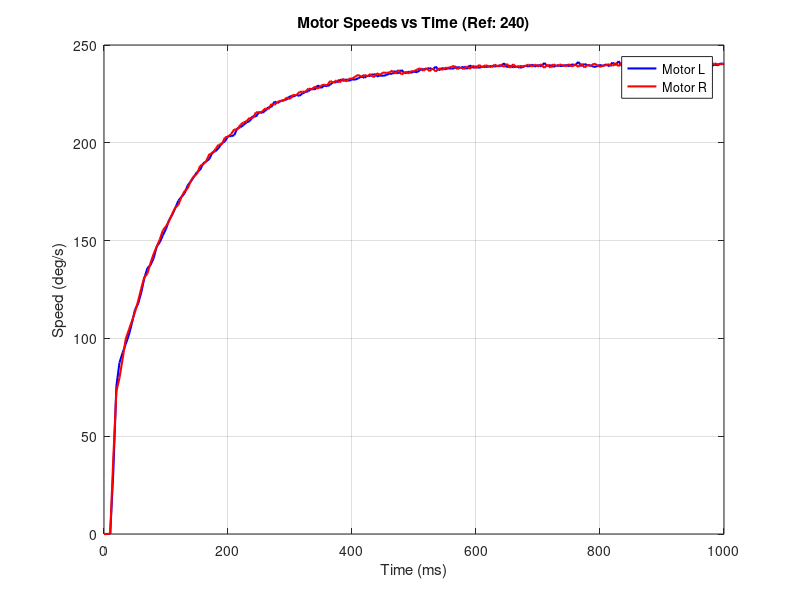

MATLAB code for this plot:
Motor_L = 0;
Motor_R = 0;
data240 = [0  Motor_L  3.47  0.00  Motor_R  3.52  0.00
5  Motor_L  3.84  0.00  Motor_R  3.90  0.00
10  Motor_L  4.22  0.07  Motor_R  4.28  0.07
15  Motor_L  4.13  31.78  Motor_R  4.09  38.83
20  Motor_L  3.80  75.62  Motor_R  3.90  73.01
25  Motor_L  3.88  87.63  Motor_R  4.06  79.89
30  Motor_L  4.04  92.64  Motor_R  4.17  89.50
35  Motor_L  4.21  97.07  Motor_R  4.30  99.61
40  Motor_L  4.36  101.66  Motor_R  4.41  104.30
45  Motor_L  4.49  107.74  Motor_R  4.56  108.81
50  Motor_L  4.59  114.67  Motor_R  4.73  113.49
55  Motor_L  4.74  117.70  Motor_R  4.82  119.06
60  Motor_L  4.85  123.37  Motor_R  4.91  125.49
65  Motor_L  4.93  130.77  Motor_R  5.04  131.28
70  Motor_L  5.03  135.89  Motor_R  5.15  133.12
75  Motor_L  5.16  137.51  Motor_R  5.24  138.50
80  Motor_L  5.27  140.88  Motor_R  5.33  143.16
85  Motor_L  5.34  146.97  Motor_R  5.43  146.95
90  Motor_L  5.45  149.14  Motor_R  5.55  150.62
95  Motor_L  5.54  152.77  Motor_R  5.60  155.26
100  Motor_L  5.62  155.98  Motor_R  5.70  157.32
105  Motor_L  5.69  160.57  Motor_R  5.81  159.89
110  Motor_L  5.77  163.16  Motor_R  5.86  163.75
115  Motor_L  5.86  166.67  Motor_R  5.94  166.87
120  Motor_L  5.90  170.42  Motor_R  6.03  168.31
125  Motor_L  5.99  172.35  Motor_R  6.09  172.41
130  Motor_L  6.07  174.16  Motor_R  6.15  175.32
135  Motor_L  6.11  178.25  Motor_R  6.23  176.63
140  Motor_L  6.18  180.18  Motor_R  6.27  180.56
145  Motor_L  6.24  182.55  Motor_R  6.33  182.94
150  Motor_L  6.29  185.08  Motor_R  6.41  184.06
155  Motor_L  6.36  186.12  Motor_R  6.45  188.23
160  Motor_L  6.42  189.50  Motor_R  6.50  188.98
165  Motor_L  6.46  190.48  Motor_R  6.57  190.71
170  Motor_L  6.52  191.79  Motor_R  6.59  194.28
175  Motor_L  6.54  195.27  Motor_R  6.65  194.51
180  Motor_L  6.60  195.73  Motor_R  6.69  196.93
185  Motor_L  6.65  197.36  Motor_R  6.73  199.05
190  Motor_L  6.68  199.84  Motor_R  6.79  199.17
195  Motor_L  6.73  200.68  Motor_R  6.81  202.69
200  Motor_L  6.77  203.38  Motor_R  6.85  203.18
205  Motor_L  6.81  203.38  Motor_R  6.89  204.43
210  Motor_L  6.86  203.87  Motor_R  6.91  206.85
215  Motor_L  6.87  207.43  Motor_R  6.97  206.72
220  Motor_L  6.91  207.94  Motor_R  6.98  209.19
225  Motor_L  6.94  209.12  Motor_R  7.01  210.39
230  Motor_L  6.97  210.44  Motor_R  7.05  211.05
235  Motor_L  7.00  211.10  Motor_R  7.06  212.81
240  Motor_L  7.01  213.68  Motor_R  7.12  212.54
245  Motor_L  7.06  213.40  Motor_R  7.13  215.57
250  Motor_L  7.07  215.61  Motor_R  7.15  215.57
255  Motor_L  7.11  215.33  Motor_R  7.19  215.85
260  Motor_L  7.13  216.31  Motor_R  7.20  217.55
265  Motor_L  7.14  218.15  Motor_R  7.24  217.12
270  Motor_L  7.17  218.29  Motor_R  7.25  219.85
275  Motor_L  7.18  221.04  Motor_R  7.28  219.41
280  Motor_L  7.21  220.31  Motor_R  7.29  221.02
285  Motor_L  7.22  221.48  Motor_R  7.31  221.31
290  Motor_L  7.23  221.78  Motor_R  7.34  221.61
295  Motor_L  7.27  222.22  Motor_R  7.34  223.24
300  Motor_L  7.27  223.86  Motor_R  7.38  222.35
305  Motor_L  7.30  223.56  Motor_R  7.38  224.60
310  Motor_L  7.31  224.47  Motor_R  7.41  224.15
315  Motor_L  7.34  224.01  Motor_R  7.41  225.98
320  Motor_L  7.35  225.23  Motor_R  7.42  226.13
325  Motor_L  7.36  225.99  Motor_R  7.45  226.13
330  Motor_L  7.38  226.45  Motor_R  7.44  227.83
335  Motor_L  7.38  227.84  Motor_R  7.47  227.06
340  Motor_L  7.41  227.22  Motor_R  7.47  228.77
345  Motor_L  7.39  229.41  Motor_R  7.50  227.68
350  Motor_L  7.43  228.00  Motor_R  7.50  229.25
355  Motor_L  7.43  229.25  Motor_R  7.51  229.72
360  Motor_L  7.45  228.94  Motor_R  7.53  229.41
365  Motor_L  7.46  229.73  Motor_R  7.51  231.64
370  Motor_L  7.45  231.16  Motor_R  7.54  230.68
375  Motor_L  7.47  230.84  Motor_R  7.53  231.97
380  Motor_L  7.45  232.29  Motor_R  7.56  230.84
385  Motor_L  7.49  231.64  Motor_R  7.55  232.78
390  Motor_L  7.49  232.45  Motor_R  7.58  231.32
395  Motor_L  7.51  231.64  Motor_R  7.58  232.78
400  Motor_L  7.51  232.45  Motor_R  7.59  232.78
405  Motor_L  7.52  232.29  Motor_R  7.58  233.76
410  Motor_L  7.53  232.94  Motor_R  7.58  234.75
415  Motor_L  7.52  233.92  Motor_R  7.60  233.76
420  Motor_L  7.54  233.26  Motor_R  7.60  234.75
425  Motor_L  7.52  234.41  Motor_R  7.62  233.93
430  Motor_L  7.55  234.08  Motor_R  7.61  235.25
435  Motor_L  7.54  235.24  Motor_R  7.63  233.43
440  Motor_L  7.57  233.92  Motor_R  7.63  235.58
445  Motor_L  7.57  234.41  Motor_R  7.63  234.75
450  Motor_L  7.58  234.25  Motor_R  7.63  235.92
455  Motor_L  7.58  234.58  Motor_R  7.63  235.75
460  Motor_L  7.58  235.40  Motor_R  7.66  235.92
465  Motor_L  7.59  235.24  Motor_R  7.64  236.93
470  Motor_L  7.57  236.74  Motor_R  7.67  235.25
475  Motor_L  7.60  235.40  Motor_R  7.64  237.27
480  Motor_L  7.58  237.25  Motor_R  7.68  234.92
485  Motor_L  7.61  235.40  Motor_R  7.67  236.25
490  Motor_L  7.61  236.41  Motor_R  7.69  235.42
495  Motor_L  7.62  235.74  Motor_R  7.68  236.59
500  Motor_L  7.62  236.41  Motor_R  7.68  236.59
505  Motor_L  7.63  236.07  Motor_R  7.68  237.44
510  Motor_L  7.62  237.25  Motor_R  7.67  238.12
515  Motor_L  7.61  237.76  Motor_R  7.69  236.76
520  Motor_L  7.62  237.59  Motor_R  7.68  238.29
525  Motor_L  7.61  238.27  Motor_R  7.70  236.59
530  Motor_L  7.63  237.42  Motor_R  7.69  238.12
535  Motor_L  7.61  238.95  Motor_R  7.72  236.42
540  Motor_L  7.64  237.08  Motor_R  7.70  238.12
545  Motor_L  7.63  238.27  Motor_R  7.71  237.27
550  Motor_L  7.64  237.59  Motor_R  7.70  238.29
555  Motor_L  7.64  238.10  Motor_R  7.70  238.29
560  Motor_L  7.64  237.93  Motor_R  7.70  238.80
565  Motor_L  7.64  238.10  Motor_R  7.69  239.32
570  Motor_L  7.63  238.78  Motor_R  7.72  237.61
575  Motor_L  7.65  238.10  Motor_R  7.71  238.80
580  Motor_L  7.64  238.95  Motor_R  7.73  237.61
585  Motor_L  7.66  237.76  Motor_R  7.70  239.14
590  Motor_L  7.63  239.64  Motor_R  7.73  237.78
595  Motor_L  7.65  238.27  Motor_R  7.71  239.49
600  Motor_L  7.64  239.12  Motor_R  7.72  238.12
605  Motor_L  7.66  238.27  Motor_R  7.70  239.83
610  Motor_L  7.65  238.95  Motor_R  7.71  238.63
615  Motor_L  7.65  238.78  Motor_R  7.71  239.66
620  Motor_L  7.65  238.95  Motor_R  7.70  239.14
625  Motor_L  7.65  239.29  Motor_R  7.73  238.63
630  Motor_L  7.65  238.95  Motor_R  7.71  240.01
635  Motor_L  7.65  239.46  Motor_R  7.72  238.97
640  Motor_L  7.65  239.12  Motor_R  7.71  240.01
645  Motor_L  7.63  240.67  Motor_R  7.73  238.80
650  Motor_L  7.66  238.61  Motor_R  7.70  240.35
655  Motor_L  7.65  239.46  Motor_R  7.73  238.29
660  Motor_L  7.67  238.61  Motor_R  7.71  240.18
665  Motor_L  7.66  239.12  Motor_R  7.73  238.63
670  Motor_L  7.67  238.44  Motor_R  7.72  239.32
675  Motor_L  7.67  238.61  Motor_R  7.73  239.14
680  Motor_L  7.66  239.46  Motor_R  7.73  239.32
685  Motor_L  7.67  238.95  Motor_R  7.72  240.01
690  Motor_L  7.65  239.98  Motor_R  7.73  238.97
695  Motor_L  7.67  238.95  Motor_R  7.72  240.01
700  Motor_L  7.65  239.81  Motor_R  7.74  238.97
705  Motor_L  7.67  238.95  Motor_R  7.71  240.18
710  Motor_L  7.66  240.85  Motor_R  7.75  238.29
715  Motor_L  7.67  239.12  Motor_R  7.73  240.01
720  Motor_L  7.67  239.81  Motor_R  7.74  238.46
725  Motor_L  7.68  238.78  Motor_R  7.72  240.18
730  Motor_L  7.67  239.64  Motor_R  7.73  239.14
735  Motor_L  7.67  239.29  Motor_R  7.73  240.01
740  Motor_L  7.67  239.29  Motor_R  7.73  239.66
745  Motor_L  7.67  239.81  Motor_R  7.74  239.14
750  Motor_L  7.68  239.12  Motor_R  7.72  240.18
755  Motor_L  7.66  240.15  Motor_R  7.74  238.97
760  Motor_L  7.67  239.64  Motor_R  7.73  240.01
765  Motor_L  7.65  241.37  Motor_R  7.75  238.80
770  Motor_L  7.68  239.12  Motor_R  7.72  240.53
775  Motor_L  7.66  240.33  Motor_R  7.75  238.46
780  Motor_L  7.67  239.64  Motor_R  7.73  239.83
785  Motor_L  7.67  239.64  Motor_R  7.74  239.14
790  Motor_L  7.68  238.78  Motor_R  7.73  240.53
795  Motor_L  7.68  239.12  Motor_R  7.73  239.83
800  Motor_L  7.67  239.81  Motor_R  7.75  238.80
805  Motor_L  7.68  239.29  Motor_R  7.73  239.49
810  Motor_L  7.67  240.15  Motor_R  7.75  239.66
815  Motor_L  7.68  239.12  Motor_R  7.73  240.18
820  Motor_L  7.66  241.02  Motor_R  7.75  239.32
825  Motor_L  7.68  239.64  Motor_R  7.72  240.88
830  Motor_L  7.66  241.72  Motor_R  7.75  239.14
835  Motor_L  7.68  239.29  Motor_R  7.72  241.05
840  Motor_L  7.68  239.46  Motor_R  7.74  239.32
845  Motor_L  7.69  238.95  Motor_R  7.72  240.70
850  Motor_L  7.69  239.12  Motor_R  7.74  239.32
855  Motor_L  7.68  239.29  Motor_R  7.73  240.01
860  Motor_L  7.68  239.46  Motor_R  7.74  239.83
865  Motor_L  7.67  240.33  Motor_R  7.73  240.18
870  Motor_L  7.68  239.29  Motor_R  7.73  240.35
875  Motor_L  7.66  240.67  Motor_R  7.75  239.14
880  Motor_L  7.69  239.12  Motor_R  7.73  240.53
885  Motor_L  7.67  240.50  Motor_R  7.75  239.14
890  Motor_L  7.70  238.61  Motor_R  7.72  240.88
895  Motor_L  7.68  239.81  Motor_R  7.75  238.80
900  Motor_L  7.69  239.46  Motor_R  7.73  240.70
905  Motor_L  7.68  239.98  Motor_R  7.75  238.97
910  Motor_L  7.68  239.98  Motor_R  7.73  240.70
915  Motor_L  7.68  239.98  Motor_R  7.74  239.83
920  Motor_L  7.67  240.85  Motor_R  7.73  240.70
925  Motor_L  7.68  239.64  Motor_R  7.73  240.18
930  Motor_L  7.68  239.98  Motor_R  7.75  239.14
935  Motor_L  7.69  239.29  Motor_R  7.73  240.53
940  Motor_L  7.66  241.37  Motor_R  7.75  239.32
945  Motor_L  7.68  239.81  Motor_R  7.73  240.35
950  Motor_L  7.67  242.07  Motor_R  7.75  238.80
955  Motor_L  7.68  239.98  Motor_R  7.73  240.70
960  Motor_L  7.67  240.50  Motor_R  7.75  238.80
965  Motor_L  7.68  239.81  Motor_R  7.73  240.53
970  Motor_L  7.68  239.81  Motor_R  7.75  239.14
975  Motor_L  7.69  238.95  Motor_R  7.74  240.18
980  Motor_L  7.69  239.29  Motor_R  7.74  240.18
985  Motor_L  7.68  239.98  Motor_R  7.73  240.53
990  Motor_L  7.68  239.64  Motor_R  7.73  240.18
995  Motor_L  7.67  240.67  Motor_R  7.75  240.18
1000  Motor_L  7.68  239.98  Motor_R  7.73  240.53];

data50 = [
    0  Motor_L  0.72  0.00  Motor_R  0.73  0.00
5  Motor_L  0.80  0.00  Motor_R  0.81  0.00
10  Motor_L  0.88  0.00  Motor_R  0.89  0.00
15  Motor_L  0.96  0.00  Motor_R  0.97  0.00
20  Motor_L  1.04  0.00  Motor_R  1.05  0.00
25  Motor_L  1.11  0.00  Motor_R  1.13  0.00
30  Motor_L  1.19  0.00  Motor_R  1.21  0.00
35  Motor_L  1.27  0.07  Motor_R  1.29  0.07
40  Motor_L  1.35  0.07  Motor_R  1.37  0.07
45  Motor_L  1.15  18.97  Motor_R  1.20  16.71
50  Motor_L  1.19  18.97  Motor_R  1.25  16.71
55  Motor_L  1.16  24.32  Motor_R  1.20  23.20
60  Motor_L  1.20  24.32  Motor_R  1.24  23.20
65  Motor_L  1.22  25.42  Motor_R  1.25  25.84
70  Motor_L  1.25  26.29  Motor_R  1.28  26.34
75  Motor_L  1.29  26.29  Motor_R  1.31  26.34
80  Motor_L  1.29  28.32  Motor_R  1.33  28.10
85  Motor_L  1.33  28.32  Motor_R  1.36  28.10
90  Motor_L  1.35  29.19  Motor_R  1.38  28.81
95  Motor_L  1.38  29.21  Motor_R  1.42  28.81
100  Motor_L  1.41  29.21  Motor_R  1.45  28.81
105  Motor_L  1.44  29.32  Motor_R  1.49  28.81
110  Motor_L  1.45  31.51  Motor_R  1.51  29.69
115  Motor_L  1.47  31.51  Motor_R  1.54  29.69
120  Motor_L  1.50  31.89  Motor_R  1.54  31.76
125  Motor_L  1.48  35.01  Motor_R  1.52  34.81
130  Motor_L  1.48  36.49  Motor_R  1.54  35.61
135  Motor_L  1.50  36.49  Motor_R  1.56  35.61
140  Motor_L  1.52  36.49  Motor_R  1.57  36.11
145  Motor_L  1.56  35.74  Motor_R  1.60  36.14
150  Motor_L  1.58  35.74  Motor_R  1.61  36.85
155  Motor_L  1.58  37.26  Motor_R  1.60  38.75
160  Motor_L  1.60  37.26  Motor_R  1.62  38.75
165  Motor_L  1.61  38.10  Motor_R  1.62  39.89
170  Motor_L  1.61  38.86  Motor_R  1.63  39.89
175  Motor_L  1.63  38.92  Motor_R  1.66  39.24
180  Motor_L  1.64  39.67  Motor_R  1.68  39.24
185  Motor_L  1.65  39.88  Motor_R  1.69  39.70
190  Motor_L  1.66  41.91  Motor_R  1.70  41.47
195  Motor_L  1.65  41.91  Motor_R  1.69  41.47
200  Motor_L  1.65  42.93  Motor_R  1.70  41.69
205  Motor_L  1.66  42.93  Motor_R  1.71  41.92
210  Motor_L  1.68  41.89  Motor_R  1.72  41.97
215  Motor_L  1.70  41.89  Motor_R  1.73  42.31
220  Motor_L  1.70  42.48  Motor_R  1.72  43.67
225  Motor_L  1.71  42.91  Motor_R  1.73  44.00
230  Motor_L  1.72  42.91  Motor_R  1.74  44.00
235  Motor_L  1.73  43.12  Motor_R  1.76  42.99
240  Motor_L  1.74  43.12  Motor_R  1.77  42.99
245  Motor_L  1.74  43.50  Motor_R  1.79  42.99
250  Motor_L  1.75  43.77  Motor_R  1.79  43.28
255  Motor_L  1.74  45.20  Motor_R  1.78  44.87
260  Motor_L  1.73  46.00  Motor_R  1.78  45.01
265  Motor_L  1.74  46.00  Motor_R  1.79  45.12
270  Motor_L  1.76  44.75  Motor_R  1.80  45.12
275  Motor_L  1.77  44.75  Motor_R  1.81  45.12
280  Motor_L  1.77  45.11  Motor_R  1.80  46.31
285  Motor_L  1.78  45.40  Motor_R  1.79  46.81
290  Motor_L  1.78  45.40  Motor_R  1.80  46.81
295  Motor_L  1.79  45.66  Motor_R  1.83  45.37
300  Motor_L  1.80  45.40  Motor_R  1.83  45.37
305  Motor_L  1.80  45.93  Motor_R  1.84  45.52
310  Motor_L  1.79  46.89  Motor_R  1.82  47.00
315  Motor_L  1.78  47.77  Motor_R  1.83  47.03
320  Motor_L  1.78  47.77  Motor_R  1.83  47.03
325  Motor_L  1.80  46.74  Motor_R  1.84  46.98
330  Motor_L  1.81  46.74  Motor_R  1.84  46.98
335  Motor_L  1.81  46.84  Motor_R  1.83  47.83
340  Motor_L  1.82  46.96  Motor_R  1.84  47.84
345  Motor_L  1.82  46.96  Motor_R  1.84  47.84
350  Motor_L  1.82  47.03  Motor_R  1.86  46.62
355  Motor_L  1.83  46.64  Motor_R  1.87  46.62
360  Motor_L  1.83  47.03  Motor_R  1.87  46.81
365  Motor_L  1.82  47.98  Motor_R  1.86  48.14
370  Motor_L  1.82  48.81  Motor_R  1.86  48.15
375  Motor_L  1.82  48.81  Motor_R  1.86  48.25
380  Motor_L  1.84  47.52  Motor_R  1.86  48.25
385  Motor_L  1.84  47.52  Motor_R  1.87  48.25
390  Motor_L  1.84  47.88  Motor_R  1.86  49.05
395  Motor_L  1.84  48.16  Motor_R  1.86  49.05
400  Motor_L  1.84  48.16  Motor_R  1.86  48.93
405  Motor_L  1.85  48.18  Motor_R  1.89  47.42
410  Motor_L  1.86  47.73  Motor_R  1.89  47.42
415  Motor_L  1.85  48.20  Motor_R  1.89  47.50
420  Motor_L  1.84  49.16  Motor_R  1.87  48.95
425  Motor_L  1.83  49.99  Motor_R  1.88  49.02
430  Motor_L  1.83  49.99  Motor_R  1.88  49.02
435  Motor_L  1.85  48.73  Motor_R  1.88  48.83
440  Motor_L  1.85  48.58  Motor_R  1.88  48.83
445  Motor_L  1.85  48.58  Motor_R  1.88  49.33
450  Motor_L  1.86  48.68  Motor_R  1.88  49.37
455  Motor_L  1.86  48.68  Motor_R  1.88  49.37
460  Motor_L  1.86  48.77  Motor_R  1.90  48.17
465  Motor_L  1.86  48.66  Motor_R  1.90  48.29
470  Motor_L  1.86  49.21  Motor_R  1.89  49.47
475  Motor_L  1.85  50.00  Motor_R  1.89  49.47
480  Motor_L  1.84  50.62  Motor_R  1.89  49.42
485  Motor_L  1.83  50.62  Motor_R  1.89  49.25
490  Motor_L  1.86  49.15  Motor_R  1.89  49.25
495  Motor_L  1.86  49.01  Motor_R  1.88  49.90
500  Motor_L  1.86  49.01  Motor_R  1.88  49.97
505  Motor_L  1.86  49.20  Motor_R  1.88  49.97
510  Motor_L  1.86  49.20  Motor_R  1.90  48.58
515  Motor_L  1.86  49.31  Motor_R  1.91  48.57
520  Motor_L  1.87  49.31  Motor_R  1.91  48.58
525  Motor_L  1.85  50.13  Motor_R  1.89  49.67
530  Motor_L  1.84  50.77  Motor_R  1.89  49.73
535  Motor_L  1.84  50.77  Motor_R  1.90  49.67
540  Motor_L  1.86  49.38  Motor_R  1.90  49.61
545  Motor_L  1.86  49.30  Motor_R  1.90  49.61
550  Motor_L  1.86  49.30  Motor_R  1.89  50.19
555  Motor_L  1.86  49.47  Motor_R  1.89  50.19
560  Motor_L  1.86  49.47  Motor_R  1.89  50.19
565  Motor_L  1.86  49.61  Motor_R  1.91  48.76
570  Motor_L  1.87  49.23  Motor_R  1.91  48.70
575  Motor_L  1.86  49.75  Motor_R  1.91  48.76
580  Motor_L  1.85  50.33  Motor_R  1.90  49.96
585  Motor_L  1.85  50.64  Motor_R  1.90  49.96
590  Motor_L  1.85  50.64  Motor_R  1.90  49.72
595  Motor_L  1.87  49.17  Motor_R  1.90  49.72
600  Motor_L  1.87  49.17  Motor_R  1.89  50.21
605  Motor_L  1.87  49.33  Motor_R  1.89  50.46
610  Motor_L  1.86  49.75  Motor_R  1.89  50.46
615  Motor_L  1.86  49.75  Motor_R  1.91  48.78
620  Motor_L  1.86  49.89  Motor_R  1.92  48.69
625  Motor_L  1.87  49.51  Motor_R  1.92  48.69
630  Motor_L  1.86  49.89  Motor_R  1.91  49.67
635  Motor_L  1.84  51.22  Motor_R  1.91  49.74
640  Motor_L  1.84  51.22  Motor_R  1.91  49.67
645  Motor_L  1.86  50.04  Motor_R  1.91  49.61
650  Motor_L  1.86  49.78  Motor_R  1.91  49.61
655  Motor_L  1.86  49.78  Motor_R  1.90  50.37
660  Motor_L  1.86  49.85  Motor_R  1.90  50.42
665  Motor_L  1.86  49.85  Motor_R  1.90  50.42
670  Motor_L  1.86  49.93  Motor_R  1.92  48.96
675  Motor_L  1.87  49.50  Motor_R  1.92  48.91
680  Motor_L  1.86  49.94  Motor_R  1.92  48.96
685  Motor_L  1.85  50.57  Motor_R  1.91  50.07
690  Motor_L  1.85  50.57  Motor_R  1.91  50.07
695  Motor_L  1.85  50.57  Motor_R  1.91  49.93
700  Motor_L  1.86  49.73  Motor_R  1.91  49.93
705  Motor_L  1.86  49.73  Motor_R  1.90  50.39
710  Motor_L  1.86  49.82  Motor_R  1.90  50.39
715  Motor_L  1.86  49.86  Motor_R  1.90  50.36
720  Motor_L  1.86  49.86  Motor_R  1.92  48.81
725  Motor_L  1.86  49.89  Motor_R  1.93  48.80
730  Motor_L  1.87  49.40  Motor_R  1.93  48.81
735  Motor_L  1.86  50.55  Motor_R  1.91  50.08
740  Motor_L  1.84  51.21  Motor_R  1.91  50.09
745  Motor_L  1.84  51.21  Motor_R  1.91  50.08
750  Motor_L  1.86  49.89  Motor_R  1.91  49.98
755  Motor_L  1.86  49.61  Motor_R  1.91  49.98
760  Motor_L  1.86  49.61  Motor_R  1.90  50.57
765  Motor_L  1.86  49.66  Motor_R  1.90  50.57
770  Motor_L  1.86  49.66  Motor_R  1.90  50.49
775  Motor_L  1.86  49.61  Motor_R  1.93  48.88
780  Motor_L  1.87  49.20  Motor_R  1.93  48.88
785  Motor_L  1.86  49.61  Motor_R  1.93  48.88
790  Motor_L  1.85  50.42  Motor_R  1.91  50.15
795  Motor_L  1.84  51.12  Motor_R  1.91  50.10
800  Motor_L  1.84  51.12  Motor_R  1.91  50.09
805  Motor_L  1.86  49.83  Motor_R  1.91  50.09
810  Motor_L  1.86  49.50  Motor_R  1.90  50.58
815  Motor_L  1.87  49.31  Motor_R  1.90  50.58
820  Motor_L  1.87  49.31  Motor_R  1.91  50.37
825  Motor_L  1.87  49.27  Motor_R  1.93  48.71
830  Motor_L  1.87  49.27  Motor_R  1.93  48.71
835  Motor_L  1.88  48.98  Motor_R  1.93  48.83
840  Motor_L  1.87  49.46  Motor_R  1.92  50.08
845  Motor_L  1.85  51.09  Motor_R  1.92  50.08
850  Motor_L  1.84  51.09  Motor_R  1.92  50.08
855  Motor_L  1.86  49.77  Motor_R  1.92  49.88
860  Motor_L  1.87  49.49  Motor_R  1.92  49.88
865  Motor_L  1.87  49.49  Motor_R  1.91  50.40
870  Motor_L  1.87  49.60  Motor_R  1.91  50.40
875  Motor_L  1.87  49.60  Motor_R  1.91  50.37
880  Motor_L  1.87  49.67  Motor_R  1.93  48.79
885  Motor_L  1.87  49.24  Motor_R  1.94  48.79
890  Motor_L  1.87  49.74  Motor_R  1.94  48.85
895  Motor_L  1.86  50.59  Motor_R  1.92  50.16
900  Motor_L  1.85  51.15  Motor_R  1.92  50.15
905  Motor_L  1.84  51.15  Motor_R  1.92  50.02
910  Motor_L  1.86  49.71  Motor_R  1.92  50.02
915  Motor_L  1.87  49.51  Motor_R  1.91  50.52
920  Motor_L  1.87  49.51  Motor_R  1.91  50.52
925  Motor_L  1.87  49.52  Motor_R  1.91  50.48
930  Motor_L  1.87  49.52  Motor_R  1.93  49.03
935  Motor_L  1.87  49.60  Motor_R  1.93  49.03
940  Motor_L  1.88  49.11  Motor_R  1.93  49.04
945  Motor_L  1.87  49.60  Motor_R  1.92  50.38
950  Motor_L  1.86  50.51  Motor_R  1.92  50.39
955  Motor_L  1.85  51.12  Motor_R  1.91  50.39
960  Motor_L  1.86  49.88  Motor_R  1.91  50.33
965  Motor_L  1.87  49.57  Motor_R  1.91  50.33
970  Motor_L  1.87  49.49  Motor_R  1.91  50.83
975  Motor_L  1.87  49.53  Motor_R  1.90  50.83
980  Motor_L  1.87  49.49  Motor_R  1.91  50.66
985  Motor_L  1.87  49.48  Motor_R  1.93  48.99
990  Motor_L  1.88  49.08  Motor_R  1.93  49.01
995  Motor_L  1.87  49.48  Motor_R  1.91  50.35
1000  Motor_L  1.86  50.20  Motor_R  1.91  50.37];

%%
data = data240;
t = data(:,1);

% Extract speeds
speed_L = data(:, 4);
speed_R = data(:, 7);

% Plot
figure;
plot(t, speed_L, 'b', 'LineWidth', 1.5); hold on;
plot(t, speed_R, 'r', 'LineWidth', 1.5);
xlabel('Time (ms)');
ylabel('Speed (deg/s)');
legend('Motor L', 'Motor R');
title('Motor Speeds vs Time (Ref: 240)');
grid on;